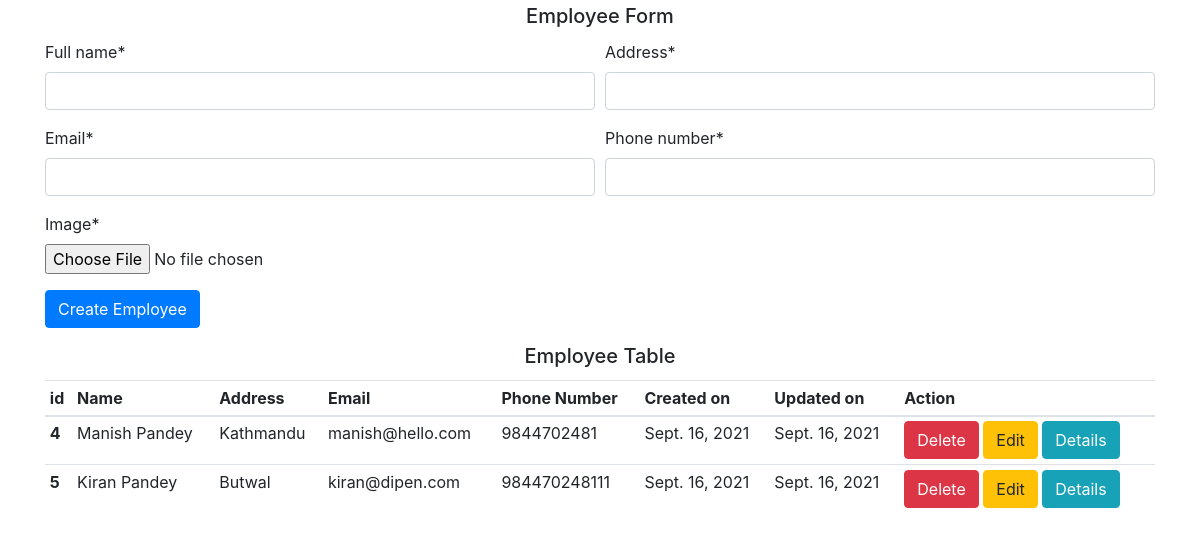
Before: / with the older database file.
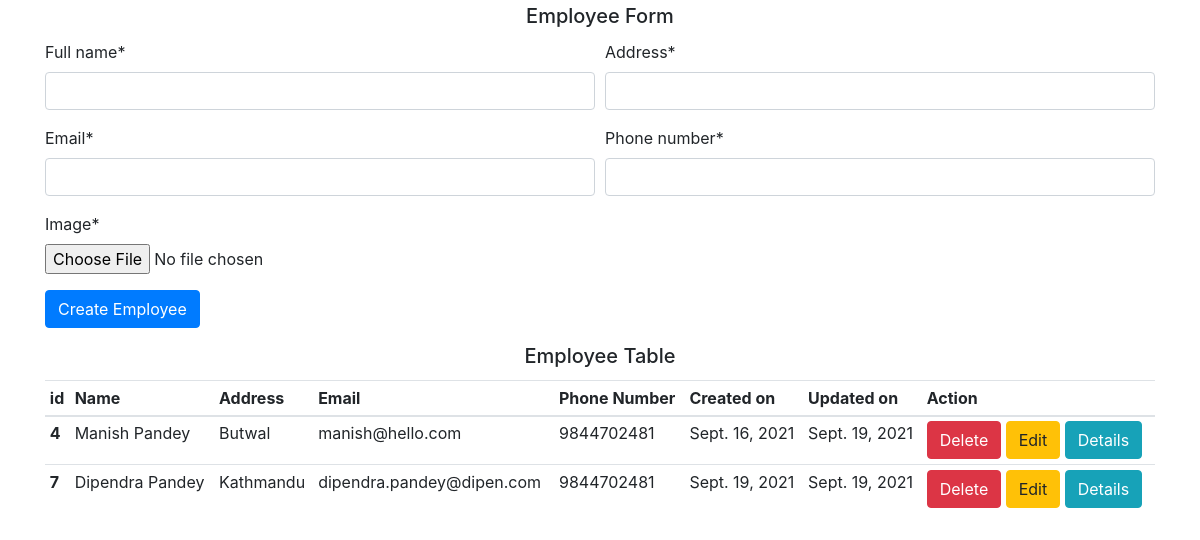
After: the same page with the newer database file.
### employee/models.py (models this page shows, shortened)
class Employee(models.Model):
    full_name = models.CharField(
        max_length=200, blank=False, null=True)
    address = models.CharField(max_length=120, null=True, blank=False)
    email = models.EmailField(max_length=120, null=True, blank=False)
    phone_number = models.CharField(max_length=20, null=True, blank=False)
    image = models.ImageField(upload_to='employee-image', blank=False)
    created = models.DateTimeField(auto_now_add=True)
    updated = models.DateTimeField(auto_now=True)
    class Meta:
        verbose_name = 'Employee'
        verbose_name_plural = "Employees"

### employee/views.py (the view, shortened to what this page needs)
# urls.py: path('', employee_list_view, name='employee_list'),
def employee_list_view(request):
    employee_list = models.Employee.objects.all()
    form = forms.EmployeeCreationForm
    contents = {"employee_list": employee_list,
                "form": form}
    template = 'employee/employee_list.html'
    return render(request, template, contents)

### employee/templates/employee/employee_list.html (shortened to what this page needs)
{% extends 'employee/base.html' %}
{% load crispy_forms_tags %}
{% block content %}
<div class="container">
    <h5 class="py-1 text-center"> Employee Form</h5>
    <form method="POST" enctype="multipart/form-data">
        <div class="form-row">
            <div class="form-group col-md-6 mb-0">
                {{form.full_name|as_crispy_field}}
            </div>
            <div class="form-group col-md-6 mb-0">
                {{form.address|as_crispy_field}}
            </div>
        </div>
        <div class="form-row">
            <div class="form-group col-md-6 mb-0">
                {{ form.email|as_crispy_field }}
            </div>
            <div class="form-group col-md-6 mb-0">
                {{ form.phone_number|as_crispy_field }}
            </div>
        </div>
        {{form.image|as_crispy_field}}
        <button type="submit" class="btn btn-primary">Create Employee</button>
    </form>
    <h5 class="pt-3 pb-1 text-center"> Employee Table</h5>
    <table class="table table-sm">
        <thead>
        <tr>
            <th scope="col">id</th>
            <th scope="col">Name</th>
            <th scope="col">Address</th>
            <th scope="col">Email</th>
            <th scope="col">Phone Number</th>
            <th scope="col">Created on</th>
            <th scope="col">Updated on</th>
            <th scope="col">Action</th>
        </tr>
        </thead>
        <tbody>
        {% for employee in employee_list%}
        <tr>
            <th scope="row">{{employee.id}}</th>
            <td>{{employee.full_name}}</td>
            <td>{{employee.address}}</td>
            <td>{{employee.email}}</td>
            <td>{{employee.phone_number}}</td>
            <td>{{employee.created|date}}</td>
            <td>{{employee.updated|date}}</td>
            <td><a href="{% url 'employee:employee_delete' id=employee.id %}" class="btn btn-danger">Delete</a>
                <a href="{% url 'employee:employee_edit' id=employee.id %}" class="btn btn-warning">Edit</a>
                <a href="{% url 'employee:employee_detail' id=employee.id %}" class="btn btn-info">Details</a>
            </td>
        </tr>
        {% endfor%}
        </tbody>
    </table>
</div>
{% endblock %}

### employee/templates/employee/base.html (shortened to what this page needs)
{% load static %}
<!doctype html>
<html lang="en">
  <head>
    <link rel="stylesheet" href="https://cdn.jsdelivr.net/npm/bootstrap@4.6.0/dist/css/bootstrap.min.css">
  </head>
  <body>
  {% block content %}
  {% endblock content %}
  </body>
</html>

Changed rows visible on the page:
removed Employee: id "5", full_name "Kiran Pandey", address "Butwal", email "kiran@dipen.com", phone_number "984470248111", created "Sept. 16, 2021", updated "Sept. 16, 2021"
changed Employee "Manish Pandey": address "Kathmandu" → "Butwal"; updated "Sept. 16, 2021" → "Sept. 19, 2021"
added Employee: id "7", full_name "Dipendra Pandey", address "Kathmandu", email "dipendra.pandey@dipen.com", phone_number "9844702481", created "Sept. 19, 2021", updated "Sept. 19, 2021"
